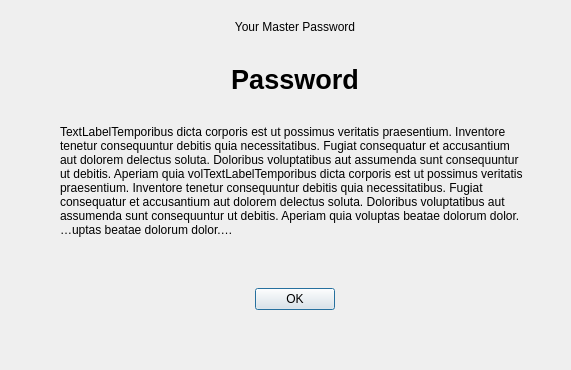
<?xml version="1.0" encoding="UTF-8"?>
<ui version="4.0">
 <class>DescriptionDialog</class>
 <widget class="QDialog" name="DescriptionDialog">
  <property name="geometry">
   <rect>
    <x>0</x>
    <y>0</y>
    <width>571</width>
    <height>370</height>
   </rect>
  </property>
  <property name="windowTitle">
   <string>Dialog</string>
  </property>
  <widget class="QWidget" name="">
   <property name="geometry">
    <rect>
     <x>60</x>
     <y>20</y>
     <width>470</width>
     <height>311</height>
    </rect>
   </property>
   <layout class="QVBoxLayout" name="verticalLayout">
    <property name="spacing">
     <number>30</number>
    </property>
    <item>
     <widget class="QLabel" name="passTitleLabel">
      <property name="text">
       <string>Your Master Password</string>
      </property>
      <property name="alignment">
       <set>Qt::AlignCenter</set>
      </property>
     </widget>
    </item>
    <item>
     <widget class="QLabel" name="passLabel">
      <property name="font">
       <font>
        <pointsize>20</pointsize>
        <bold>true</bold>
       </font>
      </property>
      <property name="text">
       <string>Password</string>
      </property>
      <property name="alignment">
       <set>Qt::AlignCenter</set>
      </property>
     </widget>
    </item>
    <item>
     <widget class="QLabel" name="descriptionLabel">
      <property name="text">
       <string>TextLabelTemporibus dicta corporis est ut possimus veritatis praesentium. Inventore tenetur consequuntur debitis quia necessitatibus. Fugiat consequatur et accusantium aut dolorem delectus soluta. Doloribus voluptatibus aut assumenda sunt consequuntur ut debitis. Aperiam quia volTextLabelTemporibus dicta corporis est ut possimus veritatis praesentium. Inventore tenetur consequuntur debitis quia necessitatibus. Fugiat consequatur et accusantium aut dolorem delectus soluta. Doloribus voluptatibus aut assumenda sunt consequuntur ut debitis. Aperiam quia voluptas beatae dolorum dolor.…uptas beatae dolorum dolor.…</string>
      </property>
      <property name="alignment">
       <set>Qt::AlignLeading|Qt::AlignLeft|Qt::AlignTop</set>
      </property>
      <property name="wordWrap">
       <bool>true</bool>
      </property>
     </widget>
    </item>
    <item>
     <widget class="QDialogButtonBox" name="buttonBox">
      <property name="sizePolicy">
       <sizepolicy hsizetype="Expanding" vsizetype="Expanding">
        <horstretch>0</horstretch>
        <verstretch>0</verstretch>
       </sizepolicy>
      </property>
      <property name="orientation">
       <enum>Qt::Horizontal</enum>
      </property>
      <property name="standardButtons">
       <set>QDialogButtonBox::Ok</set>
      </property>
      <property name="centerButtons">
       <bool>true</bool>
      </property>
     </widget>
    </item>
   </layout>
  </widget>
 </widget>
 <resources/>
 <connections>
  <connection>
   <sender>buttonBox</sender>
   <signal>accepted()</signal>
   <receiver>DescriptionDialog</receiver>
   <slot>accept()</slot>
   <hints>
    <hint type="sourcelabel">
     <x>388</x>
     <y>404</y>
    </hint>
    <hint type="destinationlabel">
     <x>157</x>
     <y>274</y>
    </hint>
   </hints>
  </connection>
  <connection>
   <sender>buttonBox</sender>
   <signal>rejected()</signal>
   <receiver>DescriptionDialog</receiver>
   <slot>reject()</slot>
   <hints>
    <hint type="sourcelabel">
     <x>456</x>
     <y>410</y>
    </hint>
    <hint type="destinationlabel">
     <x>286</x>
     <y>274</y>
    </hint>
   </hints>
  </connection>
 </connections>
</ui>
